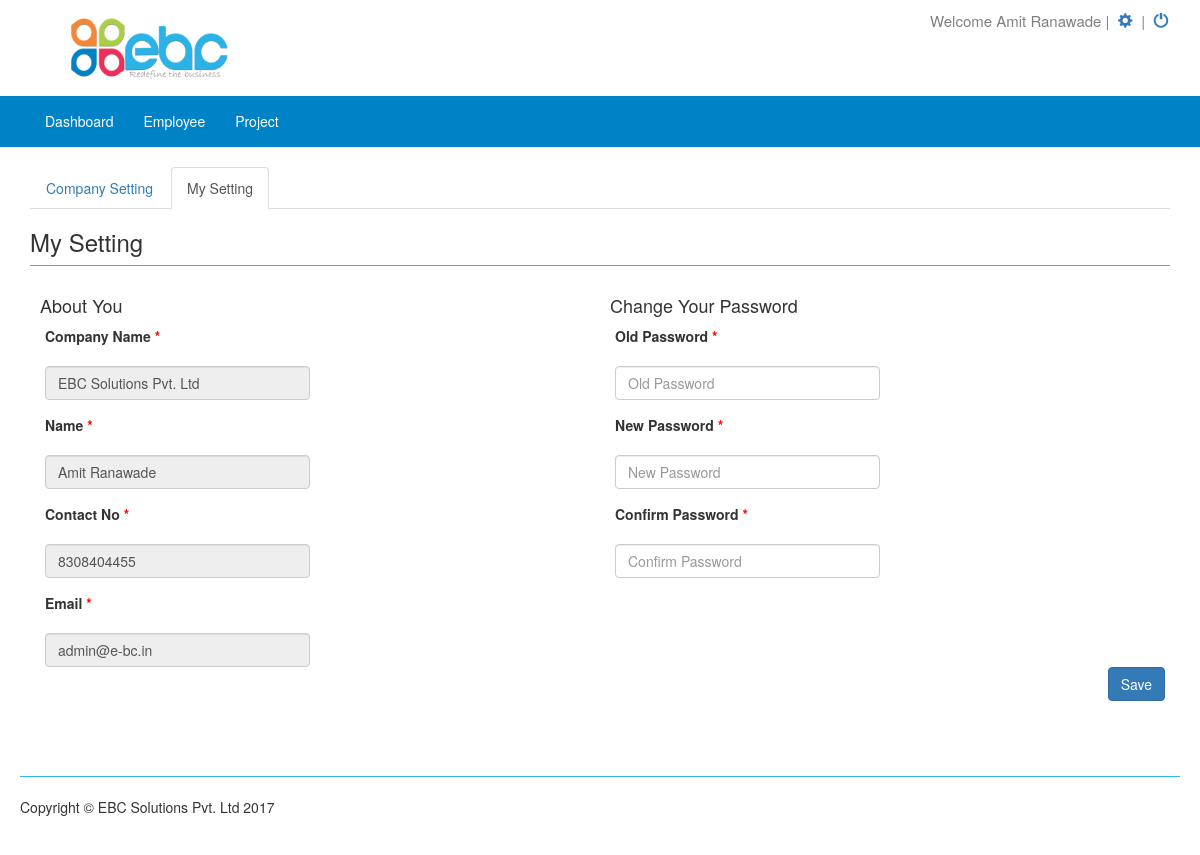
Screenshot of /dashboard.php?page=my_setting (signed in) with the database file from the repository.
### tables this page shows
CREATE TABLE `company` (
  `id` int(11) NOT NULL,
  `user_id` int(11) NOT NULL,
  `company_name` varchar(255) NOT NULL,
  `company_email` varchar(100) NOT NULL,
  `company_phone` varchar(255) NOT NULL,
  `gst_no` varchar(255) NOT NULL,
  `pan_no` varchar(255) NOT NULL,
  `state` varchar(255) NOT NULL,
  `state_code` int(11) NOT NULL,
  `company_url` varchar(100) NOT NULL,
  `company_address` varchar(500) NOT NULL,
  `logo` varchar(255) NOT NULL,
  `terms` text NOT NULL,
  `bank_details` text NOT NULL,
  `cutomers` enum('No','Yes') NOT NULL DEFAULT 'Yes',
  `estimates` enum('No','Yes') NOT NULL DEFAULT 'Yes',
  `product` enum('No','Yes') NOT NULL DEFAULT 'Yes',
  `voucher` enum('No','Yes') NOT NULL DEFAULT 'Yes',
  `get_purchase` enum('No','Yes') NOT NULL DEFAULT 'Yes',
  `print_temp` varchar(50) NOT NULL DEFAULT 'temp2'
);

CREATE TABLE `user` (
  `id` int(11) NOT NULL,
  `comp_name` varchar(255) NOT NULL,
  `name` varchar(255) NOT NULL,
  `username` varchar(128) NOT NULL,
  `password` varchar(128) NOT NULL,
  `contact` varchar(15) NOT NULL,
  `is_active` tinyint(1) DEFAULT '0',
  `is_super_admin` tinyint(1) DEFAULT '0',
  `last_login` date DEFAULT NULL,
  `start_date` date NOT NULL,
  `end_date` date NOT NULL,
  `payment_status` int(11) NOT NULL DEFAULT '0' COMMENT '1-received,0-not received',
  `hash` varchar(255) NOT NULL,
  `created_at` date NOT NULL,
  `updated_at` date NOT NULL,
  `type` varchar(50) NOT NULL DEFAULT 'admin'
);

### dashboard.php (the view, shortened to what this page needs)
<?php
include "config.php";
?>
<!DOCTYPE html>
<html lang="en">
<head>
    <link href="css/bootstrap.min.css" rel="stylesheet">
    <link href="css/modern-business.css" rel="stylesheet">
    <link href="css/sweetalert.css" rel="stylesheet">
    <link href="font-awesome/css/font-awesome.min.css" rel="stylesheet" type="text/css">
    <link rel="stylesheet" type="text/css" href="datatables/media/css/jquery.dataTables.min.css">
    <link rel="stylesheet" type="text/css" href="datatables/media/css/dataTables.bootstrap.css">
    <link rel="stylesheet" href="https://code.jquery.com/ui/1.10.4/themes/smoothness/jquery-ui.css">
    <link rel="stylesheet" href="https://cdnjs.cloudflare.com/ajax/libs/bootstrap-multiselect/0.9.13/css/bootstrap-multiselect.css" />
    <link rel="stylesheet" type="text/css" href="https://cdn.datatables.net/r/dt/jq-2.1.4,jszip-2.5.0,pdfmake-0.1.18,dt-1.10.9,af-2.0.0,b-1.0.3,b-colvis-1.0.3,b-html5-1.0.3,b-print-1.0.3,se-1.0.1/datatables.min.css"/>
 </head>
</head>
<body>
    <div class="header">
    <?php
    $user_id=$_SESSION['login_user'];
      $aa12 = mysql_query("SELECT * FROM company WHERE user_id='$user_id'")or die(mysql_error($connection));
        $arr=mysql_fetch_array($aa12);
        $logo=$arr['logo'];
        if(!empty($logo))
        {
     ?>
         <a href="dashboard.php?page=home"><img src="<?php echo $logo; ?>" class="company-logo" alt="logo"></a>
     <?php
        }
        else{
      ?>
	   <a href="dashboard.php?page=home"> <img src="images/ebc_logo.png" class="company-logo" alt="logo"></a>
     <?php } ?>
       <div class="setting">
           <div class="setting-sub">
          <span class="setting-part">Welcome <?php
			   $query=mysql_query("SELECT * FROM user WHERE id='".$_SESSION['login_user']."'");
			   $row=mysql_fetch_array($query);
			   echo $row['name'];
			   ?></span>&nbsp;|&nbsp;
               <span class="setting-part"><a href="dashboard.php?page=setting" title='View Setting'> <span class="glyphicon glyphicon-cog"></span>&nbsp;</a></span>&nbsp;|&nbsp;
               <span class="setting-part"><a href="logout.php" title='Logout'><span class="glyphicon glyphicon-off"></span>&nbsp;</a></span></div>
       </div>
    </div>
    <nav class="navbar navbar-inverse navbar-fixed-top nav-menu" role="navigation">
        <div class="container">
            <div class="navbar-header  navbar-right">
                <a class="navbar-brand" href="#"> </a>
            </div>
            <div class="collapse navbar-collapse" id="bs-example-navbar-collapse-1">
                <ul class="nav navbar-nav nav-tab-menu">
                    <li><a href="dashboard.php?page=home">Dashboard</a></li>
                    <li><a href="dashboard.php?page=employee">Employee</a></li>
                    <li><a href="dashboard.php?page=new_project">Project</a></li>
                </ul>
            </div>
        </div>
    </nav>
    <div class="container">
        <?php
            if(!isset($_GET['page']))
            $page="home";
                else
					$page=$_GET['page'];
                switch($page)
                {
                    case "my_setting":
                        include("my_setting.php");
                    break;
      				  }
              ?>
        <footer>
            <div class="row">
                <div class="col-lg-12"><hr>
                    <p>Copyright &copy; EBC Solutions Pvt. Ltd 2017</p>
                </div>
            </div>
        </footer>
    </div>
</body>
</html>

### my_setting.php (shortened to what this page needs)
<?php
$user_id=$_SESSION['login_user'];
?>
<div class="row">
<div class="panel-body">
    <ul class="nav nav-tabs">
        <li><a href="dashboard.php?page=setting">Company Setting</a></li>
        <li class="active"><a href="dashboard.php?page=my_setting">My Setting</a></li>
    </ul>
    <div class="tab-content">
        <div class="tab-pane fade in active" id="series">
            <h3>My Setting</h3><hr>
            <form id="mysettingform" name="mysetting" autocomplete="off" method="POST" >
            <?php
            	$sql=mysql_query("SELECT * FROM user WHERE id='$user_id'")or die(mysql_error($connection));
            	$row=mysql_fetch_array($sql);
            ?>
            <div class="col-lg-6">
				<div class="col-lg-12">
					<h4>About You</h4>
					<div class="col-md-6">
						<label>Company Name <span class="required_field">*</span></label>
					</div><div class="panel-body"></div>
					<div class="col-md-6">
						<input type="text" class="form-control" name="txt_cname" id="txt_fname" value="<?php echo $row['comp_name']; ?>" placeholder="Company Name" readonly>
					</div>
					<div class="panel-body"></div>
					<div class="col-md-6">
						<label> Name <span class="required_field">*</span></label>
					</div><div class="panel-body"></div>
					<div class="col-md-6">
						<input type="text" class="form-control" name="txt_name" id="txt_lname" value="<?php echo $row['name']; ?>" placeholder="Name" readonly>
					</div>
					<div class="panel-body"></div>
					<div class="col-md-6">
						<label>Contact No <span class="required_field">*</span></label>
					</div><div class="panel-body"></div>
					<div class="col-md-6">
						<input type="text" class="form-control" name="txt_cont" id="txt_cont" value="<?php echo $row['contact']; ?>" placeholder="Contact No" readonly>
					</div>
					<div class="panel-body"></div>
					<div class="col-md-6">
						<label>Email <span class="required_field">*</span></label>
					</div><div class="panel-body"></div>
					<div class="col-md-6">
						<input type="email" class="form-control" name="txt_email" id="txt_email" value="<?php echo $row['username']; ?>" placeholder="Email" readonly>
					</div>
				</div>
			</div>
			<div class="col-lg-6">
				<div class="col-lg-12">
				<h4>Change Your Password</h4>
				<div class="col-md-6">
					<label>Old Password <span class="required_field">*</span></label>
				</div><div class="panel-body"></div>
				<div class="col-md-6">
					<input type="password" class="form-control" name="old_pass" id="old_pass" placeholder="Old Password" onchange="checkpass()">
				</div>
				<div class="panel-body"></div>
				<div class="col-md-6">
					<label>New Password <span class="required_field">*</span></label>
				</div><div class="panel-body"></div>
				<div class="col-md-6">
					<input type="password" class="form-control" name="new_pass" id="new_pass" placeholder="New Password" >
				</div>
				<div class="panel-body"></div>
				<div class="col-md-6">
					<label>Confirm Password <span class="required_field">*</span>	</label>
				</div><div class="panel-body"></div>
				<div class="col-md-6">
					<input type="password" class="form-control" name="cnew_pass" id="cnew_pass" placeholder="Confirm Password">
				</div>
				</div>
			</div>
			<div class="col-lg-12" align="right">
				<button name="btn_save" type="submit" class="btn btn-primary" id="btn_save" value="save">Save</button>
			</div>
			</form>
		 </div>
		</div>
		</div>
</div>

### css/modern-business.css (style rules this page uses)
html, body { height: 100%; }
body { padding-top: 1px; }
.header { float: left; width: 100%; padding: 0; margin: 0; height: auto; }
.company-logo { width: 15%; height: 95px; float: left; padding: 0.5%; margin: 0% 5%; }
.nav-menu { width: 100%; float: left; background-color: #0082c6; border-color: #0082c6; }
.navbar-inverse .navbar-nav>li>a { color: #fff; }
.navbar-inverse .navbar-brand { color: #fff; }
.setting { width: 75%; height: auto; float: left; padding: 0; margin: 0; }
.setting-sub { width: 30%; height: auto; float: right; padding: 1% 0%; margin: 0; cursor: pointer; font-size: 15px; color: grey; }
.setting-part { width: 100%; height: auto; padding: 0; margin: 0 }
footer { margin: 50px 0; }

### dashboard.php (style rules this page uses)
hr { margin-top: 10px; margin-bottom: 20px; border-color: #27b6ee; }
.required_field { color: red; }

### rows the page displays
company: logo (picture)
user: name "Amit Ranawade", txt_cname "EBC Solutions Pvt. Ltd", txt_name "Amit Ranawade", txt_cont "8308404455", txt_email "admin@e-bc.in"
